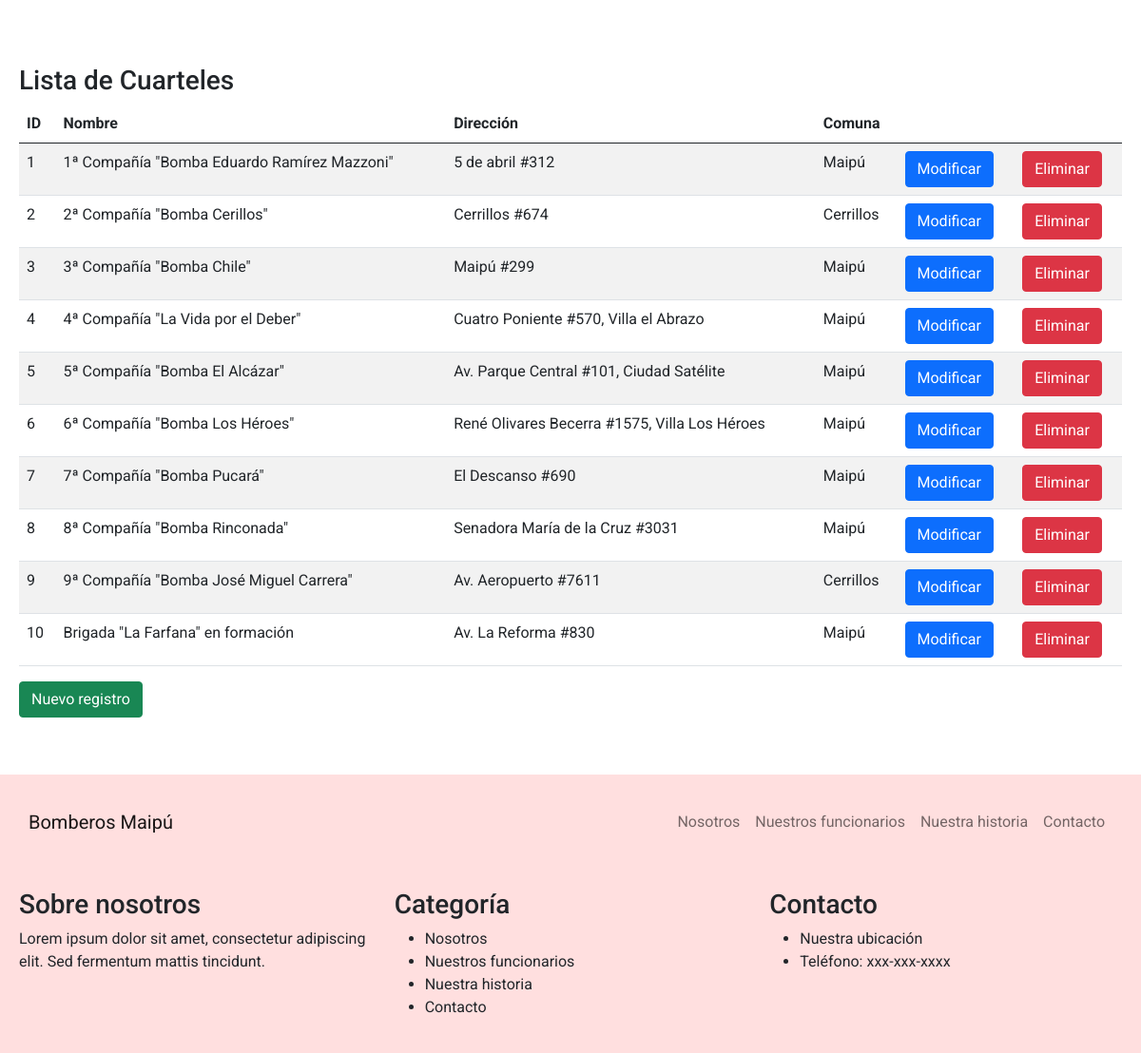
Page /lista_cuarteles on the earlier database version.
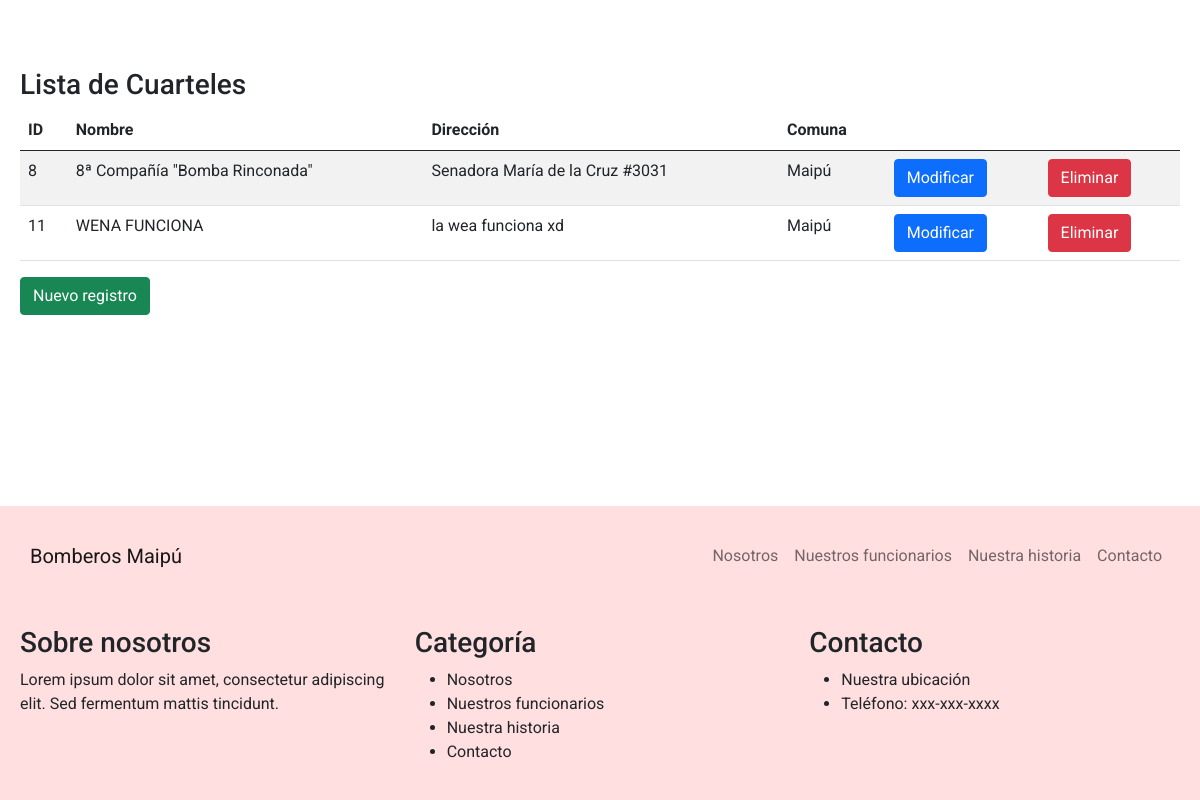
Same page on the later database version.
### bomberos/models.py (models this page shows, shortened)
class Cuartel(models.Model):
    idCuartel = models.AutoField(primary_key=True, verbose_name='ID')
    nombre = models.CharField(max_length=100, verbose_name='Nombre cuartel')
    direccion = models.CharField(max_length=100, null=True, blank=True, verbose_name='Direccion')
    comuna = models.ForeignKey(Comuna, on_delete=models.CASCADE)

class Comuna(models.Model):
    idComuna = models.AutoField(primary_key=True, verbose_name='Id comuna')
    nombre = models.CharField(max_length=50, verbose_name='Nombre comuna')
    def __str__(self):
        return self.nombre

### bomberos/views.py (the view)
# urls.py: path('lista_cuarteles',lista_cuarteles,name="lista_cuarteles"),
def lista_cuarteles(request):
    cuarteles = Cuartel.objects.all();
    for cuartel in cuarteles:
        cuartel.comuna_nombre = cuartel.comuna.nombre
    return render(request, 'lista_cuarteles.html', {'cuarteles' : cuarteles})

### bomberos/templates/lista_cuarteles.html (shortened to what this page needs)
<!DOCTYPE html>
<html lang="es">
<head>
  <link rel="stylesheet" href="https://cdnjs.cloudflare.com/ajax/libs/bootstrap/5.0.2/css/bootstrap.min.css">
  <link rel="stylesheet" href="../static/css/style.css">
</head>
<body>
  <nav class="navbar navbar-expand-lg navbar-light bg-light">
    <div class="container">
      <a class="navbar-brand" href="#">Bomberos Maipú</a>
      <div class="collapse navbar-collapse" id="navbarNav">
        <ul class="navbar-nav ms-auto">
          <li class="nav-item">
            <a class="nav-link" href="#nosotros">Nosotros</a>
          </li>
          <li class="nav-item">
            <a class="nav-link" href="#funcionarios">Nuestros funcionarios</a>
          </li>
          <li class="nav-item">
            <a class="nav-link" href="#historia">Nuestra historia</a>
          </li>
          <li class="nav-item">
            <a class="nav-link" href="#contacto">Contacto</a>
          </li>
        </ul>
      </div>
    </div>
  </nav>
  <div class="container mt-5">
    <h3>Lista de Cuarteles</h3>
    <table class="table table-striped">
        <thead>
            <tr>
                <th>ID</th>
                <th>Nombre</th>
                <th>Dirección</th>
                <th>Comuna</th>
                <th></th>
                <th></th>
            </tr>
        </thead>
        <tbody>
            {% for cuartel in cuarteles %}
            <tr>
                <td>{{ cuartel.idCuartel }}</td>
                <td>{{ cuartel.nombre }}</td>
                <td>{{ cuartel.direccion }}</td>
                <td>{{ cuartel.comuna }}</td>
                <td><a href="{% url 'form_mod_cuartel' cuartel.idCuartel %}" class="btn btn-primary">Modificar</a></td>
                <td><a href="{% url 'form_del_cuartel' cuartel.idCuartel %}" class="btn btn-danger">Eliminar</a></td>
            </tr>
            {% endfor %}
        </tbody>
    </table>
    <a href="#" class="btn btn-success">Nuevo registro</a>
    <p>&nbsp;</p>
</div>
  <footer class="bg-light">
    <div class="container">
      <div class="row">
        <div class="col-md-4">
          <h3>Sobre nosotros</h3>
          <p>Lorem ipsum dolor sit amet, consectetur adipiscing elit. Sed fermentum mattis tincidunt.</p>
        </div>
        <div class="col-md-4">
          <h3>Categoría</h3>
          <ul>
            <li>Nosotros</li>
            <li>Nuestros funcionarios</li>
            <li>Nuestra historia</li>
            <li>Contacto</li>
          </ul>
        </div>
        <div class="col-md-4">
          <h3>Contacto</h3>
          <ul>
            <li>Nuestra ubicación</li>
            <li>Teléfono: xxx-xxx-xxxx</li>
          </ul>
        </div>
      </div>
    </div>
  </footer>
</body>
</html>

### bomberos/static/css/style.css (style rules this page uses)
.bg-light { background-color: #FFDFDF !important; }
body { display: grid; grid-template-rows: 1fr auto; min-height: 100vh; margin: 0; padding: 0; font-family: 'Roboto', sans-serif; }
.container { grid-row: 1; padding: 20px; max-width: 1200px; margin: 0 auto; }
.navbar { top: 0; left: 0; width: 100%; background-color: #FFDFDF; padding: 10px; z-index: 999; }

Differences in the rows shown:
removed Cuartel: idCuartel "1", nombre "1ª Compañía \"Bomba Eduardo Ramírez Mazzoni\"", direccion "5 de abril #312", comuna "Maipú"
removed Cuartel: idCuartel "2", nombre "2ª Compañía \"Bomba Cerillos\"", direccion "Cerrillos #674", comuna "Cerrillos"
removed Cuartel: idCuartel "3", nombre "3ª Compañía \"Bomba Chile\"", direccion "Maipú #299", comuna "Maipú"
removed Cuartel: idCuartel "4", nombre "4ª Compañía \"La Vida por el Deber\"", direccion "Cuatro Poniente #570, Villa el Abrazo", comuna "Maipú"
removed Cuartel: idCuartel "5", nombre "5ª Compañía \"Bomba El Alcázar\"", direccion "Av. Parque Central #101, Ciudad Satélite", comuna "Maipú"
removed Cuartel: idCuartel "6", nombre "6ª Compañía \"Bomba Los Héroes\"", direccion "René Olivares Becerra #1575, Villa Los Héroes", comuna "Maipú"
removed Cuartel: idCuartel "7", nombre "7ª Compañía \"Bomba Pucará\"", direccion "El Descanso #690", comuna "Maipú"
removed Cuartel: idCuartel "9", nombre "9ª Compañía \"Bomba José Miguel Carrera\"", direccion "Av. Aeropuerto #7611", comuna "Cerrillos"
removed Cuartel: idCuartel "10", nombre "Brigada \"La Farfana\" en formación", direccion "Av. La Reforma #830", comuna "Maipú"
added Cuartel: idCuartel "11", nombre "WENA FUNCIONA", direccion "la wea funciona xd", comuna "Maipú"
